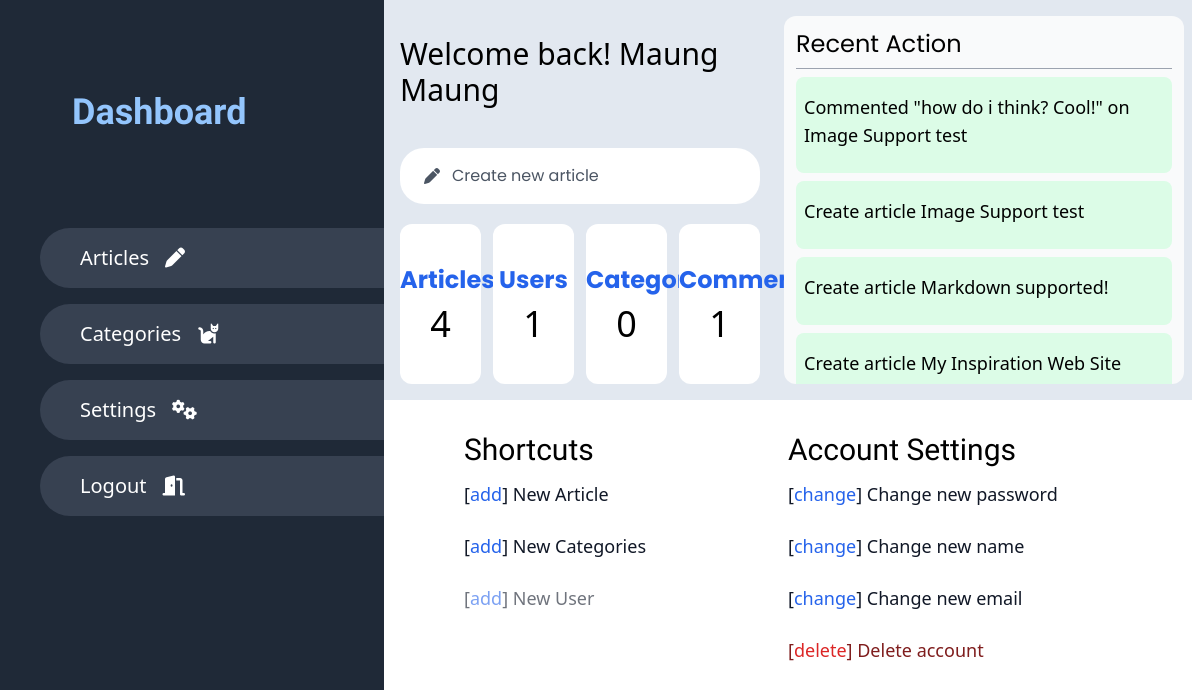
The app's page /dashboard/ (signed in), older data.
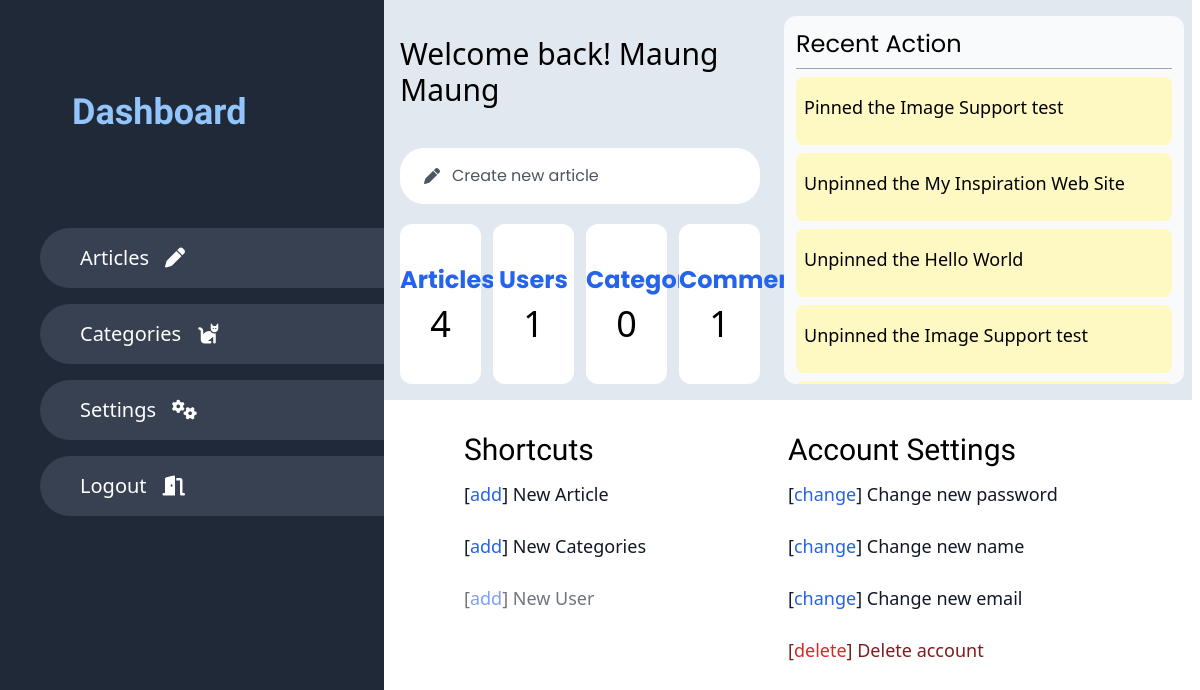
The same page, newer data.
### dashboard/models.py (models this page shows, shortened)
class Action(models.Model):
    msg = models.CharField(max_length=300)
    type = models.CharField(max_length=1)
    user = models.ForeignKey(User, on_delete=models.CASCADE)

### dashboard/views.py (the view)
# urls.py: 2. Add a URL to urlpatterns:  path('', views.home, name='home')
def home(request):
    articles_count = Article.objects.all().order_by('-pk').count()
    users_count = User.objects.all().order_by('-pk').count()
    comments_count = Comment.objects.all().order_by('-pk').count()
    category_count = Category.objects.all().order_by('-pk').count()
    actions = Action.objects.filter(user=request.user.pk).order_by('-pk')[:10]
    return render(request, 'dashboard/home.html', {
        "actions": actions,
        "articles_count": articles_count,
        "users_count": users_count,
        "comments_count": comments_count,
        "category_count": category_count,
    })

### templates/dashboard/home.html (shortened to what this page needs)
{% extends 'dashboard-base.html' %}
{% block main %}
<section class="relative">
    <div class="grid grid-cols-1 md:grid-cols-[3fr_2fr] h-[400px] bg-slate-200 px-2 py-4 gap-x-4">
        <div class="w-full px-2">
            <p class="text-3xl py-5">Welcome back! {{request.user.get_full_name}}</p>
            <a href="{% url 'dashboard-new-articles' %}" class="flex gap-x-3 cursor-text items-center my-5 font-poppins w-full rounded-3xl bg-white py-4 px-6 text-gray-600">
                <i class="fa-solid fa-pen"></i>Create new article
            </a>
            <div class="grid grid-cols-4 md:grid-cols-2 lg:grid-cols-4 gap-3">
                <div class="bg-white rounded-xl text-center py-10">
                    <p class="text-2xl font-poppins pb-2 text-blue-600 font-bold">Articles</p>
                    <p class="text-4xl">{{articles_count}}</p>
                </div>
                <div class="bg-white rounded-xl text-center py-10">
                    <p class="text-2xl font-poppins pb-2 text-blue-600 font-bold">Users</p>
                    <p class="text-4xl">{{users_count}}</p>
                </div>
                <div class="bg-white rounded-xl text-center py-10">
                    <p class="text-2xl font-poppins pb-2 text-blue-600 font-bold">Category</p>
                    <p class="text-4xl">{{category_count}}</p>
                </div>
                <div class="bg-white rounded-xl text-center py-10">
                    <p class="text-2xl font-poppins pb-2 text-blue-600 font-bold">Comments</p>
                    <p class="text-4xl">{{comments_count}}</p>
                </div>
            </div>
        </div>
        <div class="bg-gray-50 p-3 w-[400px] max-h-[400px] overflow-auto rounded-xl">
            <p class="text-2xl font-poppins border-b pb-2 border-gray-400">Recent Action</p>
            {% for action in actions %}
                {% if action.type == 'c' %}
                <div class="w-full py-4 bg-green-100 px-2 rounded-lg my-2 overflow-auto">
                {% elif action.type == 'd' %}
                <div class="w-full py-4 bg-red-100 px-2 rounded-lg my-2 overflow-auto">
                {% elif action.type == 'u' %}
                <div class="w-full py-4 bg-yellow-100 px-2 rounded-lg my-2 overflow-auto">
                {% elif action.type == 'i' %}
                <div class="w-full py-4 bg-gray-100 px-2 rounded-lg my-2 overflow-auto">
                {% endif %}
                    <p class="text-lg text-black pb-2">{{action.msg}}</p>
                </div>
            {% endfor %}
        </div>
    </div>
    <div class="md:px-6 lg:px-20 w-full h-full grid grid-cols-2">
        <div>
            <p class="text-3xl font-medium font-mukta pt-8">Shortcuts</p>
            <p class="text-lg text-gray-900 font-medium py-3">
                [<a href="{% url 'dashboard-new-articles' %}" class="text-blue-600">add</a>] New Article
            </p>
            <p class="text-lg text-gray-900 font-medium py-3">
                [<a href="{% url 'dashboard-categories' %}" class="text-blue-600">add</a>] New Categories
            </p>
            <p class="text-lg text-gray-900 font-medium py-3 opacity-60 cursor-not-allowed">
                [<span class="text-blue-600">add</span>] New User
            </p>
        </div>
        <div>
            <p class="text-3xl font-medium font-mukta pt-8">Account Settings</p>
            <p class="text-lg text-gray-900 font-medium py-3">
                [<a href="{% url 'dashboard-settings' %}" class="text-blue-600">change</a>] Change new password
            </p>
            <p class="text-lg text-gray-900 font-medium py-3">
                [<a href="{% url 'dashboard-settings' %}" class="text-blue-600">change</a>] Change new name
            </p>
            <p class="text-lg text-gray-900 font-medium py-3">
                [<a href="{% url 'dashboard-settings' %}" class="text-blue-600">change</a>] Change new email
            </p>
            <p class="text-lg text-red-900 font-medium py-3">
                [<span class="text-red-600">delete</span>] Delete account
            </p>
        </div>
    </div>
</section>
{% endblock main %}

Row changes from the older to the newer data that the page shows:
no longer on this page (row unchanged): Action: msg "Commented \"how do i think? Cool!\" on Image Support test"
no longer on this page (row unchanged): Action: msg "Create article Image Support test"
no longer on this page (row unchanged): Action: msg "Create article Markdown supported!"
no longer on this page (row unchanged): Action: msg "Create article My Inspiration Web Site"
added Action: msg "Pinned the Image Support test"
added Action: msg "Unpinned the My Inspiration Web Site"
added Action: msg "Unpinned the Hello World"
added Action: msg "Unpinned the Image Support test"
